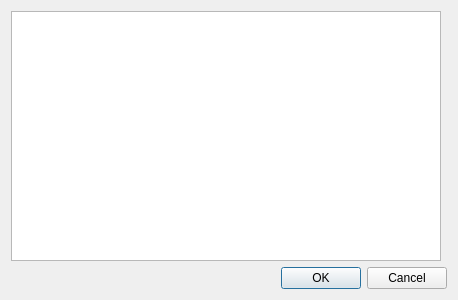
<?xml version="1.0" encoding="UTF-8"?>
<ui version="4.0">
 <class>Dialog</class>
 <widget class="QDialog" name="Dialog">
  <property name="geometry">
   <rect>
    <x>0</x>
    <y>0</y>
    <width>458</width>
    <height>300</height>
   </rect>
  </property>
  <property name="windowTitle">
   <string>Add new filter</string>
  </property>
  <layout class="QGridLayout" name="gridLayout">
   <item row="0" column="0">
    <widget class="QListWidget" name="listWidget"/>
   </item>
   <item row="0" column="1">
    <widget class="QWidget" name="parametersWidget" native="true"/>
   </item>
   <item row="1" column="0" colspan="2">
    <widget class="QDialogButtonBox" name="buttonBox">
     <property name="orientation">
      <enum>Qt::Horizontal</enum>
     </property>
     <property name="standardButtons">
      <set>QDialogButtonBox::Cancel|QDialogButtonBox::Ok</set>
     </property>
    </widget>
   </item>
  </layout>
 </widget>
 <resources/>
 <connections>
  <connection>
   <sender>buttonBox</sender>
   <signal>accepted()</signal>
   <receiver>Dialog</receiver>
   <slot>accept()</slot>
   <hints>
    <hint type="sourcelabel">
     <x>248</x>
     <y>254</y>
    </hint>
    <hint type="destinationlabel">
     <x>157</x>
     <y>274</y>
    </hint>
   </hints>
  </connection>
  <connection>
   <sender>buttonBox</sender>
   <signal>rejected()</signal>
   <receiver>Dialog</receiver>
   <slot>reject()</slot>
   <hints>
    <hint type="sourcelabel">
     <x>316</x>
     <y>260</y>
    </hint>
    <hint type="destinationlabel">
     <x>286</x>
     <y>274</y>
    </hint>
   </hints>
  </connection>
 </connections>
</ui>
